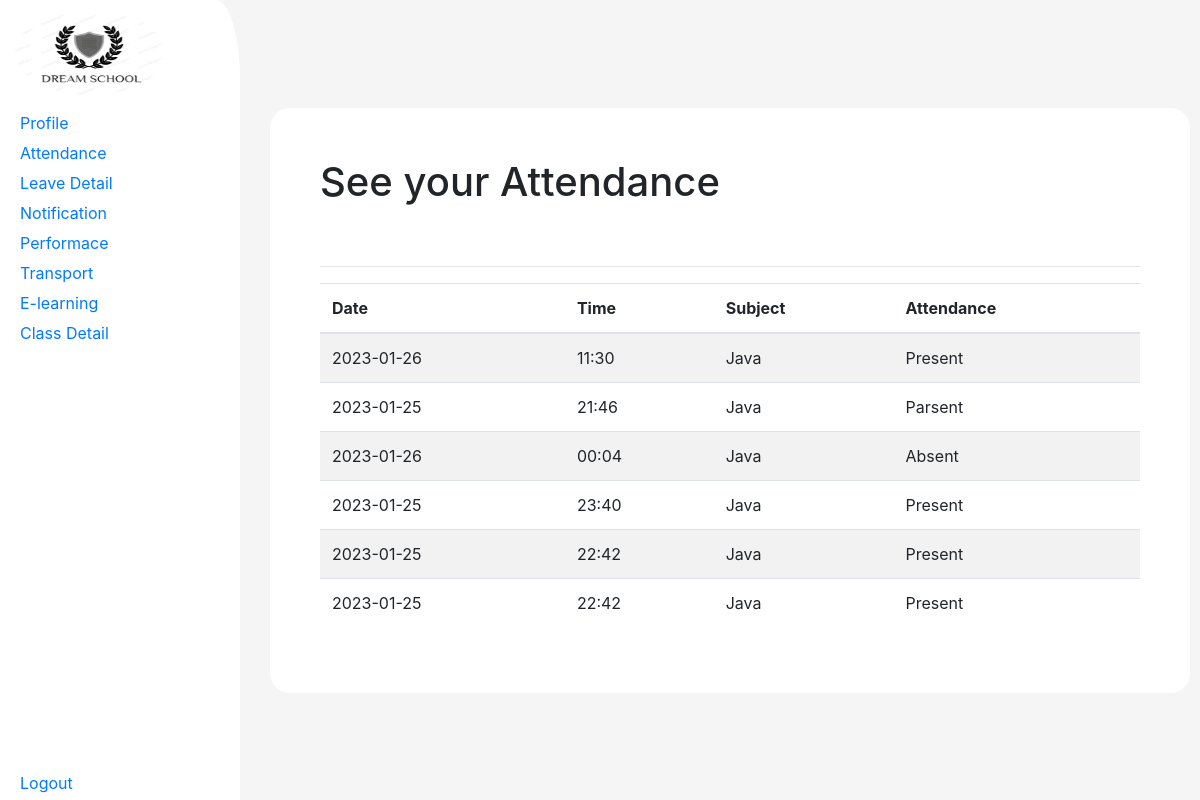
/panel/attendance.php (signed in), run on an earlier commit of the app's database.
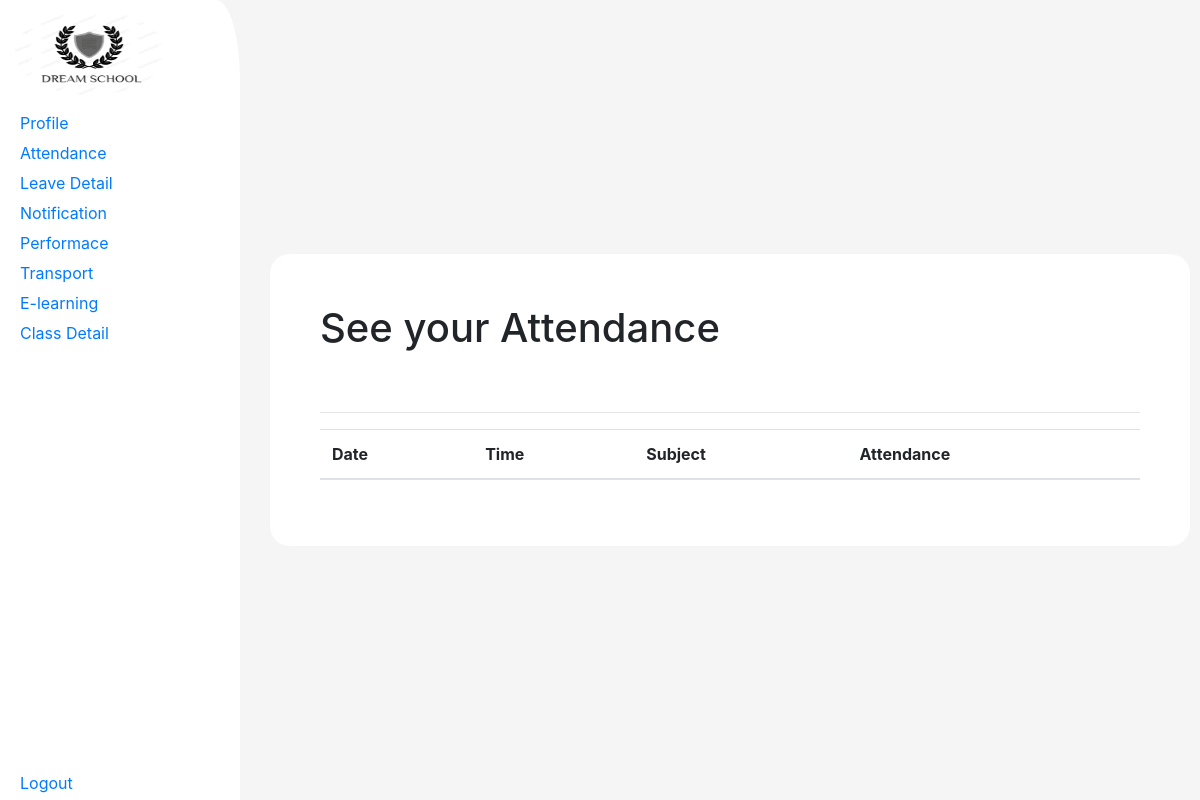
And on a later commit of the database.
### tables this page shows
CREATE TABLE `attendance` (
  `id` int(11) NOT NULL,
  `student_id` int(11) NOT NULL,
  `class_id` int(11) NOT NULL,
  `subject_id` int(11) NOT NULL,
  `teacher_id` int(11) NOT NULL,
  `class_time` varchar(11) NOT NULL,
  `date` date DEFAULT NULL,
  `attendance` varchar(40) NOT NULL,
  `insert_by` int(11) NOT NULL,
  `update_by` int(11) NOT NULL,
  `insert_at` timestamp NOT NULL DEFAULT current_timestamp(),
  `update_at` timestamp NOT NULL DEFAULT current_timestamp()
);

CREATE TABLE `subject` (
  `id` int(11) NOT NULL,
  `subject_name` varchar(500) DEFAULT NULL,
  `subject_title` mediumtext DEFAULT NULL,
  `discription` longtext DEFAULT NULL,
  `class_id` int(11) DEFAULT NULL,
  `insert_by` int(11) DEFAULT NULL,
  `update_by` int(11) DEFAULT NULL,
  `insert_at` timestamp NULL DEFAULT current_timestamp(),
  `update_at` timestamp NULL DEFAULT current_timestamp()
);

### panel/attendance.php (the view)
<?php include "header.php"; ?>
<?php
    include "navbar.php" ;
    ?>
<div class="wrapper_attendance">
        <div class="container_attendance">
        <div class="container_box_attendance">
            <h1 class="box_info_attendance">See your Attendance</h1><hr>
 <table class="table table-striped d-tbl" style="width:100%">
    <thead>
        <tr>
            <th> Date</th>
            <th> Time</th>
            <th> Subject</th>
            <th> Attendance</th>
        </tr>
    </thead>
    <tbody>
        <?php
        $st_id=$_SESSION['student_id'];
        $sql = "SELECT * FROM attendance WHERE student_id=$st_id order by id desc";
        $sql = mysqli_query($conn, $sql);
        while($row = mysqli_fetch_assoc($sql)){
            ?><tr>
            <td> <?=$row['date']?></td>
            <td> <?=$row['class_time']?></td>
            <td>
            <?php
            $subject_id = $row['subject_id'];
            $sb_sql = "SELECT * FROM subject Where id=$subject_id";
            $sb_row = mysqli_query($conn, $sb_sql);
            $sb_row = mysqli_fetch_assoc($sb_row);
            echo $sb_row['subject_name'];
            ?></td>
            <td> <?=$row['attendance']?></td>
            </tr>
            <?php
        }
        ?>
    </tbody>
 </table>
            </div>
</div>
<?php include "footer.php" ?>

### panel/header.php (shortened to what this page needs)
<!DOCTYPE html>
<html lang="en">
<head>
    <link rel="stylesheet" href="../assets/css/panel.css">
    <link rel="stylesheet" href="https://cdnjs.cloudflare.com/ajax/libs/twitter-bootstrap/4.5.2/css/bootstrap.css">
    <link rel="stylesheet" href="https://cdn.datatables.net/1.13.1/css/dataTables.bootstrap4.min.css">
  <link rel="stylesheet" type="text/css" href="https://cdn.datatables.net/v/bs5/dt-1.13.1/datatables.min.css" />
</head>
<body>

### panel/navbar.php (shortened to what this page needs)
<nav >
    <ul style="height: 600px; min-height:300px;overflow:scroll">
        <li>
            <a href="#" class="logo">
                <img src="../assets/images/black.png" alt="">
            </a>
        </li>
        <li><a href="profile.php">
                <span class="nav-item ">Profile</span>
            </a>
        </li>
        <li><a href="attendance.php">
                <span class="nav-item">Attendance</span>
            </a>
        </li>
        <li><a href="leave.php">
                <span class="nav-item">Leave Detail</span>
            </a>
        </li>
        <li><a href="Notification.php">
                <span class="nav-item">Notification</span>
            </a>
        </li>
        <li><a href="performance.php">
                <span class="nav-item">Performace</span>
            </a>
        </li>
        <li><a href="Transport.php">
                <span class="nav-item">Transport</span>
            </a>
        </li>
        <li><a href="learn.php">
                <span class="nav-item">E-learning</span>
            </a>
        </li>
        <li><a href="classDetails.php">
                <span class="nav-item">Class Detail</span>
            </a>
        </li>
        <li><a href="../logout.php" class="logout">
                <span class="nav-item">Logout</span>
            </a>
        </li>
    </ul>
</nav>

### panel/footer.php (shortened to what this page needs)
</body>
</html>

### assets/css/panel.css (style rules this page uses)
.wrapper_attendance { margin: 0px; padding: 0px; display: flex; justify-content: center; min-height: 100vh; background: #f5f5f5; align-items: center; }
.container_attendance { width: 100%; height: auto; margin: 0 auto; display: grid; grid-template-columns: repeat(auto-fit, minmax(180px, 1fr)); grid-gap: 10px; grid-row-gap: 30px; padding: 10px; box-sizing: border-box; margin-left: 260px; }
.container_box_attendance { position: relative; background: #fff; overflow: hidden; border-radius: 20px; padding: 50px; }
.box_info_attendance { margin-bottom: 60px; }
* { margin: 0px; padding: 0px; text-decoration: none; box-sizing: border-box; outline: none; border: none; }
body { background: #dfe9f5; }
nav { position: absolute; top: 0; bottom: 0; height: 100%; left: 0; background: #fff; width: 240px; overflow: hidden; transition: width 0.2s linear; border-top-right-radius: 10%; }
.logo { text-align: center; display: flex; transition: all 0.5s ease; margin: 10px 0 0 15px; }
.logo img { width: 150px; height: 85px; border-radius: 50%; }
.nav-item { position: relative; top: 12px; margin-left: 20px; }
.logout { position: absolute; bottom: 15px; }
* { margin: 0px; padding: 0px; }

What changed in the data, as far as the page shows it:
removed attendance: date "2023-01-26", class_time "11:30", subject.subject_name "Java", attendance "Present"
removed attendance: date "2023-01-25", class_time "21:46", subject.subject_name "Java", attendance "Parsent"
removed attendance: date "2023-01-26", class_time "00:04", subject.subject_name "Java", attendance "Absent"
removed attendance: date "2023-01-25", class_time "23:40", subject.subject_name "Java", attendance "Present"
removed attendance: date "2023-01-25", class_time "22:42", subject.subject_name "Java", attendance "Present"
removed attendance: date "2023-01-25", class_time "22:42", subject.subject_name "Java", attendance "Present"
